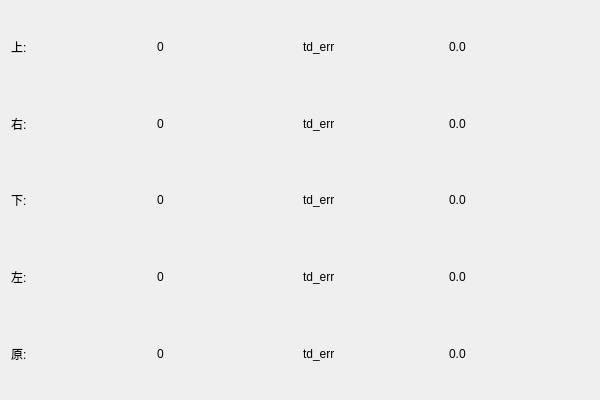
<?xml version="1.0" encoding="UTF-8"?>
<ui version="4.0">
 <class>ui_td_stateClass</class>
 <widget class="QWidget" name="ui_td_stateClass">
  <property name="geometry">
   <rect>
    <x>0</x>
    <y>0</y>
    <width>600</width>
    <height>400</height>
   </rect>
  </property>
  <property name="windowTitle">
   <string>ui_td_state</string>
  </property>
  <layout class="QVBoxLayout" name="verticalLayout">
   <item>
    <layout class="QHBoxLayout" name="horizontalLayout_5">
     <item>
      <layout class="QHBoxLayout" name="horizontalLayout">
       <item>
        <widget class="QLabel" name="label">
         <property name="text">
          <string>上:</string>
         </property>
        </widget>
       </item>
       <item>
        <widget class="QLabel" name="label_up">
         <property name="text">
          <string>0</string>
         </property>
        </widget>
       </item>
      </layout>
     </item>
     <item>
      <layout class="QHBoxLayout" name="horizontalLayout_2">
       <item>
        <widget class="QLabel" name="label_2">
         <property name="text">
          <string>td_err</string>
         </property>
        </widget>
       </item>
       <item>
        <widget class="QLabel" name="label_up_err">
         <property name="text">
          <string>0.0</string>
         </property>
        </widget>
       </item>
      </layout>
     </item>
    </layout>
   </item>
   <item>
    <layout class="QHBoxLayout" name="horizontalLayout_6">
     <item>
      <layout class="QHBoxLayout" name="horizontalLayout_4">
       <item>
        <widget class="QLabel" name="label_4">
         <property name="text">
          <string>右:</string>
         </property>
        </widget>
       </item>
       <item>
        <widget class="QLabel" name="label_right">
         <property name="text">
          <string>0</string>
         </property>
        </widget>
       </item>
      </layout>
     </item>
     <item>
      <layout class="QHBoxLayout" name="horizontalLayout_3">
       <item>
        <widget class="QLabel" name="label_3">
         <property name="text">
          <string>td_err</string>
         </property>
        </widget>
       </item>
       <item>
        <widget class="QLabel" name="label_right_err">
         <property name="text">
          <string>0.0</string>
         </property>
        </widget>
       </item>
      </layout>
     </item>
    </layout>
   </item>
   <item>
    <layout class="QHBoxLayout" name="horizontalLayout_7">
     <item>
      <layout class="QHBoxLayout" name="horizontalLayout_8">
       <item>
        <widget class="QLabel" name="label_5">
         <property name="text">
          <string>下:</string>
         </property>
        </widget>
       </item>
       <item>
        <widget class="QLabel" name="label_dow">
         <property name="text">
          <string>0</string>
         </property>
        </widget>
       </item>
      </layout>
     </item>
     <item>
      <layout class="QHBoxLayout" name="horizontalLayout_9">
       <item>
        <widget class="QLabel" name="label_6">
         <property name="text">
          <string>td_err</string>
         </property>
        </widget>
       </item>
       <item>
        <widget class="QLabel" name="label_dow_err">
         <property name="text">
          <string>0.0</string>
         </property>
        </widget>
       </item>
      </layout>
     </item>
    </layout>
   </item>
   <item>
    <layout class="QHBoxLayout" name="horizontalLayout_10">
     <item>
      <layout class="QHBoxLayout" name="horizontalLayout_11">
       <item>
        <widget class="QLabel" name="label_7">
         <property name="text">
          <string>左:</string>
         </property>
        </widget>
       </item>
       <item>
        <widget class="QLabel" name="label_left">
         <property name="text">
          <string>0</string>
         </property>
        </widget>
       </item>
      </layout>
     </item>
     <item>
      <layout class="QHBoxLayout" name="horizontalLayout_12">
       <item>
        <widget class="QLabel" name="label_8">
         <property name="text">
          <string>td_err</string>
         </property>
        </widget>
       </item>
       <item>
        <widget class="QLabel" name="label_left_err">
         <property name="text">
          <string>0.0</string>
         </property>
        </widget>
       </item>
      </layout>
     </item>
    </layout>
   </item>
   <item>
    <layout class="QHBoxLayout" name="horizontalLayout_13">
     <item>
      <layout class="QHBoxLayout" name="horizontalLayout_14">
       <item>
        <widget class="QLabel" name="label_9">
         <property name="text">
          <string>原:</string>
         </property>
        </widget>
       </item>
       <item>
        <widget class="QLabel" name="label_fixed">
         <property name="text">
          <string>0</string>
         </property>
        </widget>
       </item>
      </layout>
     </item>
     <item>
      <layout class="QHBoxLayout" name="horizontalLayout_15">
       <item>
        <widget class="QLabel" name="label_10">
         <property name="text">
          <string>td_err</string>
         </property>
        </widget>
       </item>
       <item>
        <widget class="QLabel" name="label_fixed_err">
         <property name="text">
          <string>0.0</string>
         </property>
        </widget>
       </item>
      </layout>
     </item>
    </layout>
   </item>
  </layout>
 </widget>
 <layoutdefault spacing="6" margin="11"/>
 <resources/>
 <connections/>
</ui>
